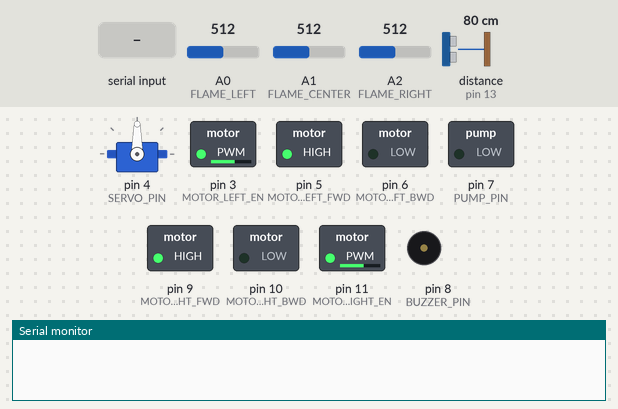
Recording of a sketch running on a simulated Arduino Uno, built with avr-gcc and run on an emulated ATmega328P. On the bench: servo, switched loads named in the sketch (green lamp = pin HIGH), buzzer (waves = sounding, pin HIGH), the last lines printed to the serial monitor. Wiring (inferred from the names in the program): ultrasonic range finder: trigger pin 12; echo pin 13. Dashed ring = blinking. Inputs (shaded band) come from the test bench; at power-on: distance to the obstacle (sensor on pin 13) 80 cm, A0 (FLAME_LEFT) = 512, A1 (FLAME_CENTER) = 512, A2 (FLAME_RIGHT) = 512. The echo pulse lasts 58.3 µs per cm; pins used as bus, display or sensor lines are not drawn.

Above: at 2.6 s.
2.7 s: distance to the obstacle (sensor on pin 13) set to 23 cm
4.2 s: distance to the obstacle (sensor on pin 13) set to 18 cm
At 5.9 s:
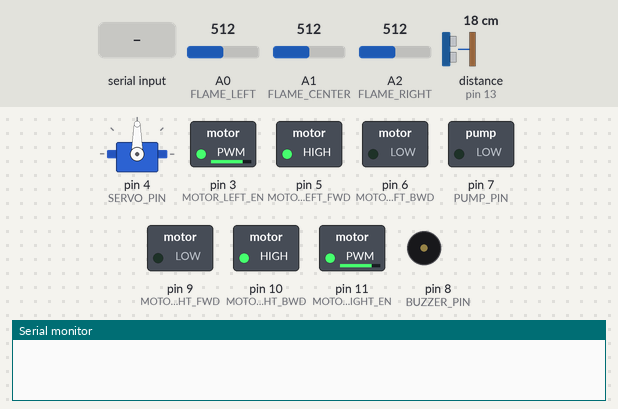
7.2 s: "F" received over Serial
At 9.2 s:
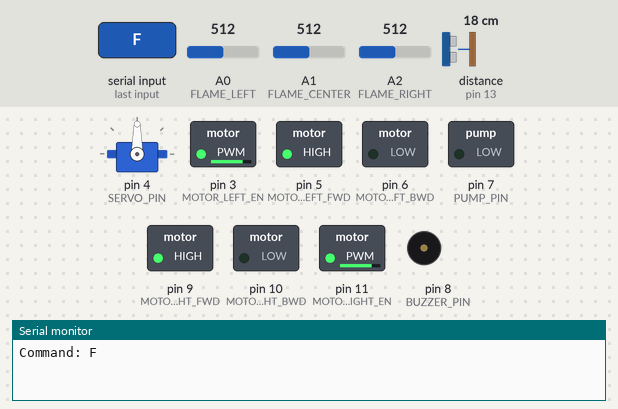
9.6 s: "L" received over Serial
At 10.8 s:
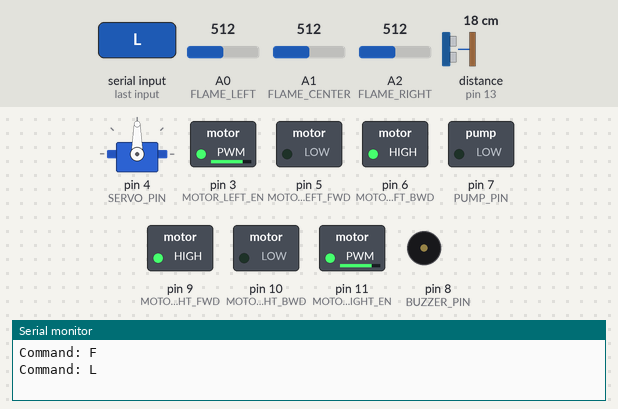
11.1 s: "W" received over Serial
At 12.1 s:
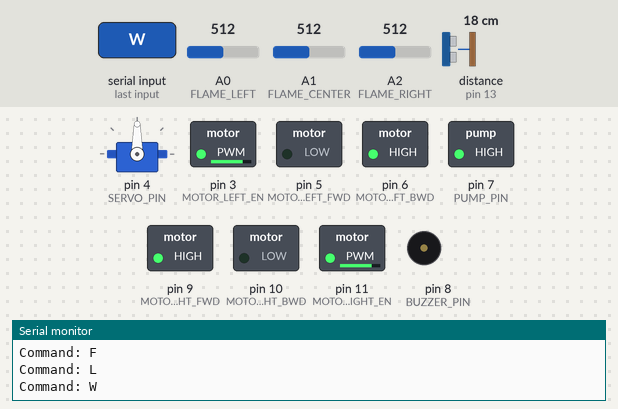
Timing chart, 0 to 14.6 s (numbered marks = the images above; inputs shaded):
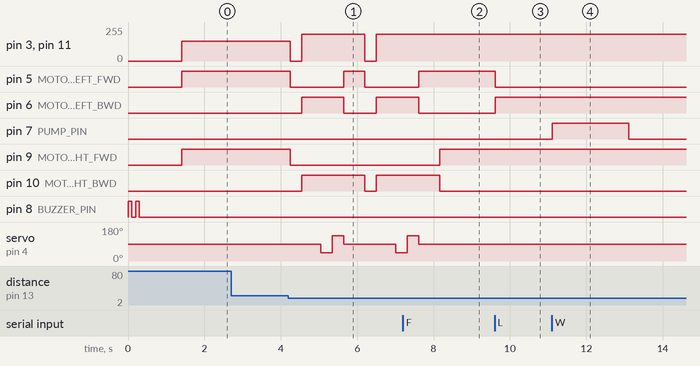

The sketch:

fire_fighting_robot.ino
```cpp
/*
 * Fire Fighting Robot Car - Arduino Version
 * Supports both autonomous fire detection and remote control
 * Author: Nar7407
 * Date: 2026-01-12
 */

#include <Servo.h>
#include "config.h"

// Motor control pins
#define MOTOR_LEFT_FWD 5
#define MOTOR_LEFT_BWD 6
#define MOTOR_RIGHT_FWD 9
#define MOTOR_RIGHT_BWD 10
#define MOTOR_LEFT_EN 3
#define MOTOR_RIGHT_EN 11

// Flame sensor pins
#define FLAME_LEFT A0
#define FLAME_CENTER A1
#define FLAME_RIGHT A2

// Ultrasonic sensor pins
#define TRIG_PIN 12
#define ECHO_PIN 13

// Other components
#define PUMP_PIN 7
#define SERVO_PIN 4
#define BUZZER_PIN 8

// Servo object
Servo scanServo;

// Variables
int flameLeft, flameCenter, flameRight;
long distance;
bool autonomousMode = true;
char command;

// Threshold for flame detection (lower value = flame detected)
const int FLAME_THRESHOLD = 500;
const int OBSTACLE_DISTANCE = 20; // cm
const int FIRE_NEAR_DISTANCE = 15; // cm

void setup() {
  Serial.begin(9600); // Bluetooth communication

  // Motor pins
  pinMode(MOTOR_LEFT_FWD, OUTPUT);
  pinMode(MOTOR_LEFT_BWD, OUTPUT);
  pinMode(MOTOR_RIGHT_FWD, OUTPUT);
  pinMode(MOTOR_RIGHT_BWD, OUTPUT);
  pinMode(MOTOR_LEFT_EN, OUTPUT);
  pinMode(MOTOR_RIGHT_EN, OUTPUT);

  // Sensor pins
  pinMode(FLAME_LEFT, INPUT);
  pinMode(FLAME_CENTER, INPUT);
  pinMode(FLAME_RIGHT, INPUT);
  pinMode(TRIG_PIN, OUTPUT);
  pinMode(ECHO_PIN, INPUT);

  // Other components
  pinMode(PUMP_PIN, OUTPUT);
  pinMode(BUZZER_PIN, OUTPUT);
  digitalWrite(PUMP_PIN, LOW);

  // Servo setup
  scanServo.attach(SERVO_PIN);
  scanServo.write(90); // Center position

  // Startup sequence
  beep(2);
  delay(1000);
}

void loop() {
  // Check for Bluetooth commands
  if (Serial.available() > 0) {
    command = Serial.read();
    processCommand(command);
  }

  if (autonomousMode) {
    autonomousOperation();
  }

  delay(50);
}

void autonomousOperation() {
  // Read flame sensors
  flameLeft = analogRead(FLAME_LEFT);
  flameCenter = analogRead(FLAME_CENTER);
  flameRight = analogRead(FLAME_RIGHT);

  // Check for obstacles
  distance = getDistance();

  // Fire detection logic
  if (flameCenter < FLAME_THRESHOLD || flameLeft < FLAME_THRESHOLD || flameRight < FLAME_THRESHOLD) {
    beep(1);

    if (distance < FIRE_NEAR_DISTANCE) {
      // Fire is very close - stop and extinguish
      stopMotors();
      extinguishFire();
    } else if (distance < OBSTACLE_DISTANCE) {
      // Obstacle detected - avoid it
      avoidObstacle();
    } else {
      // Navigate towards fire
      navigateToFire();
    }
  } else {
    // No fire detected - patrol
    patrol();
  }
}

void navigateToFire() {
  if (flameCenter < FLAME_THRESHOLD) {
    // Fire straight ahead
    moveForward(200);
  } else if (flameLeft < FLAME_THRESHOLD) {
    // Fire on left
    turnLeft(150);
  } else if (flameRight < FLAME_THRESHOLD) {
    // Fire on right
    turnRight(150);
  }
}

void extinguishFire() {
  Serial.println("Extinguishing fire!");
  digitalWrite(PUMP_PIN, HIGH);
  beep(3);
  delay(3000); // Pump on for 3 seconds
  digitalWrite(PUMP_PIN, LOW);

  // Move back
  moveBackward(200);
  delay(1000);
  stopMotors();
}

void patrol() {
  // Check for obstacles while patrolling
  if (distance < OBSTACLE_DISTANCE) {
    avoidObstacle();
  } else {
    moveForward(150);
  }
}

void avoidObstacle() {
  stopMotors();
  delay(300);
  moveBackward(200);
  delay(500);

  // Scan left and right
  int leftDist = scanDirection(45);
  int rightDist = scanDirection(135);

  scanServo.write(90); // Return to center

  if (leftDist > rightDist) {
    turnLeft(200);
    delay(500);
  } else {
    turnRight(200);
    delay(500);
  }
}

int scanDirection(int angle) {
  scanServo.write(angle);
  delay(300);
  return getDistance();
}

long getDistance() {
  digitalWrite(TRIG_PIN, LOW);
  delayMicroseconds(2);
  digitalWrite(TRIG_PIN, HIGH);
  delayMicroseconds(10);
  digitalWrite(TRIG_PIN, LOW);

  long duration = pulseIn(ECHO_PIN, HIGH);
  long dist = duration * 0.034 / 2; // Convert to cm

  return dist;
}

void processCommand(char cmd) {
  Serial.print("Command: ");
  Serial.println(cmd);

  switch(cmd) {
    case 'F': // Forward
      autonomousMode = false;
      moveForward(200);
      break;
    case 'B': // Backward
      autonomousMode = false;
      moveBackward(200);
      break;
    case 'L': // Left
      autonomousMode = false;
      turnLeft(200);
      break;
    case 'R': // Right
      autonomousMode = false;
      turnRight(200);
      break;
    case 'S': // Stop
      autonomousMode = false;
      stopMotors();
      break;
    case 'W': // Water pump
      digitalWrite(PUMP_PIN, HIGH);
      delay(2000);
      digitalWrite(PUMP_PIN, LOW);
      break;
    case 'A': // Autonomous mode
      autonomousMode = true;
      Serial.println("Autonomous mode ON");
      break;
    case 'M': // Manual mode
      autonomousMode = false;
      stopMotors();
      Serial.println("Manual mode ON");
      break;
    default:
      break;
  }
}

void moveForward(int speed) {
  analogWrite(MOTOR_LEFT_EN, speed);
  analogWrite(MOTOR_RIGHT_EN, speed);
  digitalWrite(MOTOR_LEFT_FWD, HIGH);
  digitalWrite(MOTOR_LEFT_BWD, LOW);
  digitalWrite(MOTOR_RIGHT_FWD, HIGH);
  digitalWrite(MOTOR_RIGHT_BWD, LOW);
}

void moveBackward(int speed) {
  analogWrite(MOTOR_LEFT_EN, speed);
  analogWrite(MOTOR_RIGHT_EN, speed);
  digitalWrite(MOTOR_LEFT_FWD, LOW);
  digitalWrite(MOTOR_LEFT_BWD, HIGH);
  digitalWrite(MOTOR_RIGHT_FWD, LOW);
  digitalWrite(MOTOR_RIGHT_BWD, HIGH);
}

void turnLeft(int speed) {
  analogWrite(MOTOR_LEFT_EN, speed);
  analogWrite(MOTOR_RIGHT_EN, speed);
  digitalWrite(MOTOR_LEFT_FWD, LOW);
  digitalWrite(MOTOR_LEFT_BWD, HIGH);
  digitalWrite(MOTOR_RIGHT_FWD, HIGH);
  digitalWrite(MOTOR_RIGHT_BWD, LOW);
}

void turnRight(int speed) {
  analogWrite(MOTOR_LEFT_EN, speed);
  analogWrite(MOTOR_RIGHT_EN, speed);
  digitalWrite(MOTOR_LEFT_FWD, HIGH);
  digitalWrite(MOTOR_LEFT_BWD, LOW);
  digitalWrite(MOTOR_RIGHT_FWD, LOW);
  digitalWrite(MOTOR_RIGHT_BWD, HIGH);
}

void stopMotors() {
  digitalWrite(MOTOR_LEFT_FWD, LOW);
  digitalWrite(MOTOR_LEFT_BWD, LOW);
  digitalWrite(MOTOR_RIGHT_FWD, LOW);
  digitalWrite(MOTOR_RIGHT_BWD, LOW);
  analogWrite(MOTOR_LEFT_EN, 0);
  analogWrite(MOTOR_RIGHT_EN, 0);
}

void beep(int times) {
  for (int i = 0; i < times; i++) {
    digitalWrite(BUZZER_PIN, HIGH);
    delay(100);
    digitalWrite(BUZZER_PIN, LOW);
    delay(100);
  }
}
```

config.h
```cpp
/*
 * Configuration file for Fire Fighting Robot
 * Adjust these values based on your hardware setup
 */

#ifndef CONFIG_H
#define CONFIG_H

// Flame sensor thresholds (0-1023, lower = flame detected)
#define FLAME_THRESHOLD_VALUE 500
#define FLAME_SENSITIVITY_HIGH 400
#define FLAME_SENSITIVITY_MEDIUM 500
#define FLAME_SENSITIVITY_LOW 600

// Distance thresholds (in cm)
#define OBSTACLE_DISTANCE_CM 20
#define FIRE_NEAR_DISTANCE_CM 15
#define SAFE_DISTANCE_CM 30

// Motor speeds (0-255)
#define SPEED_FAST 255
#define SPEED_NORMAL 200
#define SPEED_SLOW 150
#define SPEED_TURN 180

// Pump settings
#define PUMP_DURATION_MS 3000
#define PUMP_COOLDOWN_MS 1000

// Servo angles
#define SERVO_CENTER 90
#define SERVO_LEFT 45
#define SERVO_RIGHT 135
#define SERVO_SCAN_DELAY_MS 300

// Timing settings
#define LOOP_DELAY_MS 50
#define OBSTACLE_AVOID_DELAY_MS 500
#define BACKUP_DELAY_MS 500

// Bluetooth settings
#define BLUETOOTH_BAUD_RATE 9600

// Debug mode
#define DEBUG_MODE true

#endif
```

Measured:
- the behaviour switches between 21 and 20 cm on distance to the obstacle (sensor on pin 13) (found by bisection; images 0 and 1)
- after the input at 2.7 s, every drawn part: stays the same
- after the input at 4.2 s, pin 3 (MOTOR_LEFT_EN): alternates 200/255 for 1.7 s and 0/255 for 0.30 s, starting after 0.05 s; pin 5 (MOTOR_LEFT_FWD): HIGH → LOW after 0.05 s, → HIGH 1.4 s later, → LOW 0.55 s later
- after the input at 7.2 s, pin 3 (MOTOR_LEFT_EN): stays 200/255 (without the input it goes to 0/255 after 0.96 s); pin 5 (MOTOR_LEFT_FWD): goes on until 7.6 s, then stays HIGH
- after the input at 9.6 s, pin 5 (MOTOR_LEFT_FWD): HIGH → LOW at once; pin 6 (MOTOR_LEFT_BWD): LOW → HIGH at once
- after the input at 11.1 s, pin 7 (PUMP_PIN): LOW → HIGH at once, → LOW 2.0 s later
